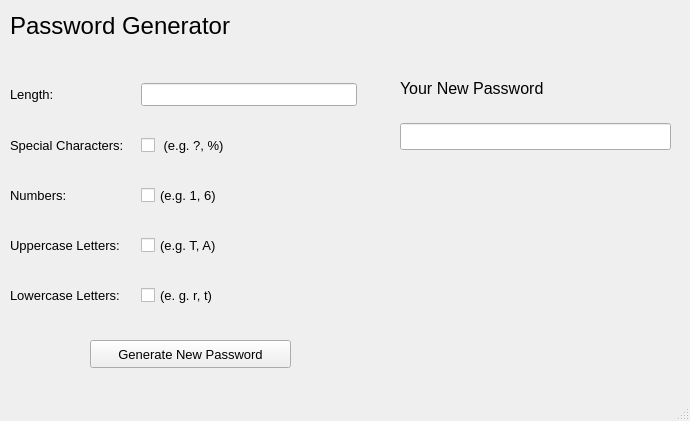
<?xml version="1.0" encoding="UTF-8"?>
<ui version="4.0">
 <class>MainWindow</class>
 <widget class="QMainWindow" name="MainWindow">
  <property name="geometry">
   <rect>
    <x>0</x>
    <y>0</y>
    <width>690</width>
    <height>421</height>
   </rect>
  </property>
  <property name="minimumSize">
   <size>
    <width>690</width>
    <height>421</height>
   </size>
  </property>
  <property name="maximumSize">
   <size>
    <width>690</width>
    <height>421</height>
   </size>
  </property>
  <property name="windowTitle">
   <string>MainWindow</string>
  </property>
  <widget class="QWidget" name="centralwidget">
   <widget class="QLabel" name="label">
    <property name="geometry">
     <rect>
      <x>10</x>
      <y>-10</y>
      <width>381</width>
      <height>71</height>
     </rect>
    </property>
    <property name="font">
     <font>
      <pointsize>18</pointsize>
     </font>
    </property>
    <property name="text">
     <string>Password Generator</string>
    </property>
   </widget>
   <widget class="QWidget" name="gridLayoutWidget">
    <property name="geometry">
     <rect>
      <x>10</x>
      <y>60</y>
      <width>347</width>
      <height>271</height>
     </rect>
    </property>
    <layout class="QGridLayout" name="gridLayout">
     <item row="3" column="1">
      <widget class="QCheckBox" name="uppercase_check">
       <property name="font">
        <font>
         <pointsize>10</pointsize>
        </font>
       </property>
       <property name="text">
        <string>(e.g. T, A)</string>
       </property>
      </widget>
     </item>
     <item row="2" column="1">
      <widget class="QCheckBox" name="number_check">
       <property name="font">
        <font>
         <pointsize>10</pointsize>
        </font>
       </property>
       <property name="text">
        <string>(e.g. 1, 6)</string>
       </property>
      </widget>
     </item>
     <item row="1" column="1">
      <widget class="QCheckBox" name="special_check">
       <property name="font">
        <font>
         <pointsize>10</pointsize>
        </font>
       </property>
       <property name="text">
        <string> (e.g. ?, %)</string>
       </property>
      </widget>
     </item>
     <item row="3" column="0">
      <widget class="QLabel" name="label_5">
       <property name="font">
        <font>
         <pointsize>10</pointsize>
        </font>
       </property>
       <property name="text">
        <string>Uppercase Letters:</string>
       </property>
      </widget>
     </item>
     <item row="4" column="0">
      <widget class="QLabel" name="label_6">
       <property name="font">
        <font>
         <pointsize>10</pointsize>
        </font>
       </property>
       <property name="text">
        <string>Lowercase Letters:</string>
       </property>
      </widget>
     </item>
     <item row="0" column="1">
      <widget class="QLineEdit" name="length_edit">
       <property name="font">
        <font>
         <pointsize>10</pointsize>
        </font>
       </property>
      </widget>
     </item>
     <item row="1" column="0">
      <widget class="QLabel" name="label_3">
       <property name="font">
        <font>
         <pointsize>10</pointsize>
        </font>
       </property>
       <property name="text">
        <string>Special Characters:   </string>
       </property>
      </widget>
     </item>
     <item row="2" column="0">
      <widget class="QLabel" name="label_4">
       <property name="font">
        <font>
         <pointsize>10</pointsize>
        </font>
       </property>
       <property name="text">
        <string>Numbers:</string>
       </property>
      </widget>
     </item>
     <item row="4" column="1">
      <widget class="QCheckBox" name="lowercase_check">
       <property name="font">
        <font>
         <pointsize>10</pointsize>
        </font>
       </property>
       <property name="text">
        <string>(e. g. r, t)</string>
       </property>
      </widget>
     </item>
     <item row="0" column="0">
      <widget class="QLabel" name="label_2">
       <property name="font">
        <font>
         <pointsize>10</pointsize>
        </font>
       </property>
       <property name="text">
        <string>Length: </string>
       </property>
      </widget>
     </item>
    </layout>
   </widget>
   <widget class="QPushButton" name="push_button">
    <property name="geometry">
     <rect>
      <x>90</x>
      <y>340</y>
      <width>201</width>
      <height>28</height>
     </rect>
    </property>
    <property name="font">
     <font>
      <pointsize>10</pointsize>
     </font>
    </property>
    <property name="text">
     <string>Generate New Password</string>
    </property>
   </widget>
   <widget class="QWidget" name="verticalLayoutWidget">
    <property name="geometry">
     <rect>
      <x>400</x>
      <y>60</y>
      <width>271</width>
      <height>90</height>
     </rect>
    </property>
    <layout class="QVBoxLayout" name="verticalLayout">
     <item>
      <widget class="QLabel" name="label_7">
       <property name="font">
        <font>
         <pointsize>12</pointsize>
        </font>
       </property>
       <property name="text">
        <string>Your New Password</string>
       </property>
      </widget>
     </item>
     <item>
      <widget class="QLineEdit" name="output">
       <property name="font">
        <font>
         <pointsize>12</pointsize>
        </font>
       </property>
      </widget>
     </item>
    </layout>
   </widget>
  </widget>
  <widget class="QMenuBar" name="menubar">
   <property name="geometry">
    <rect>
     <x>0</x>
     <y>0</y>
     <width>690</width>
     <height>26</height>
    </rect>
   </property>
  </widget>
  <widget class="QStatusBar" name="statusbar"/>
 </widget>
 <resources/>
 <connections/>
</ui>
